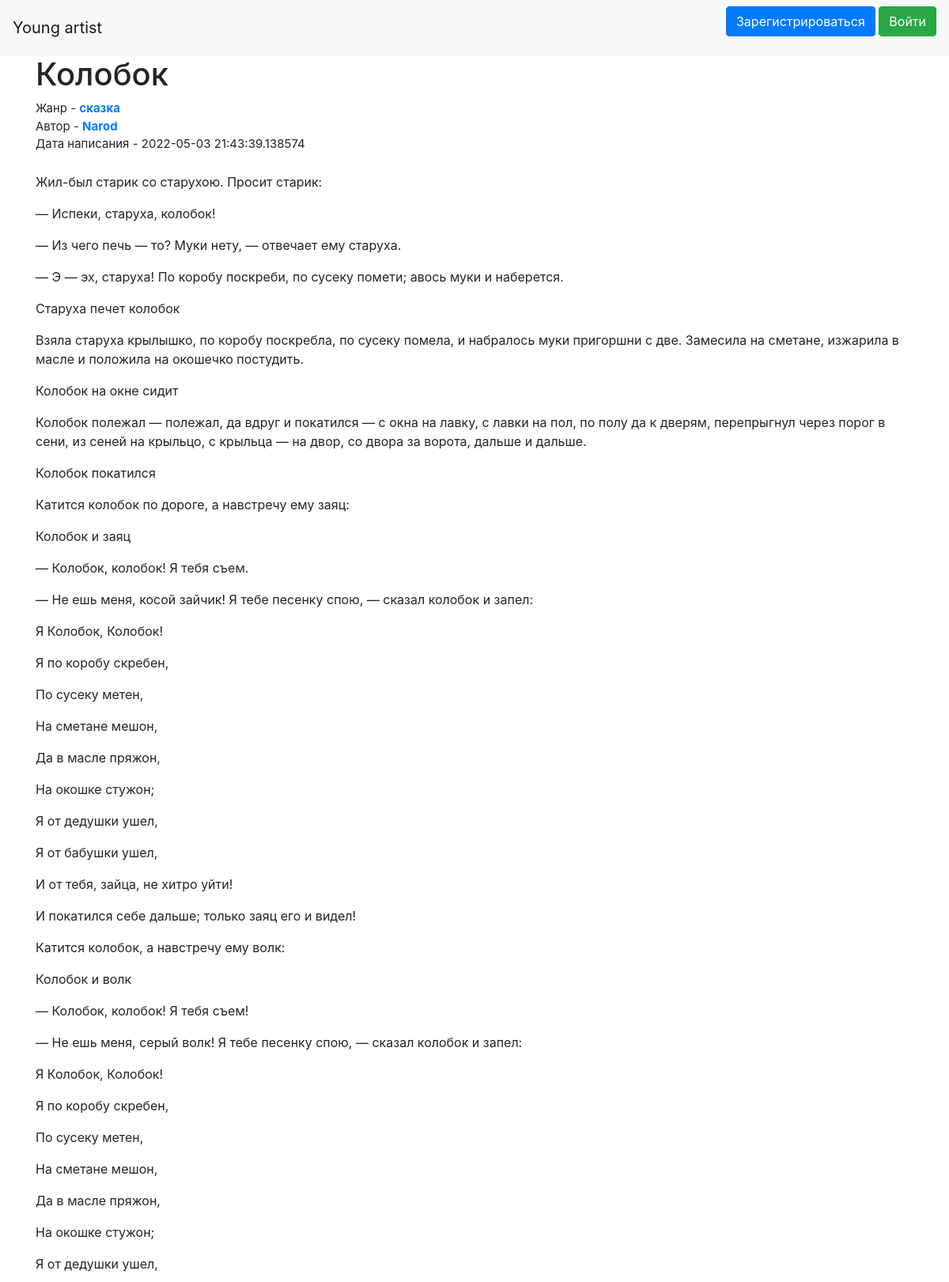
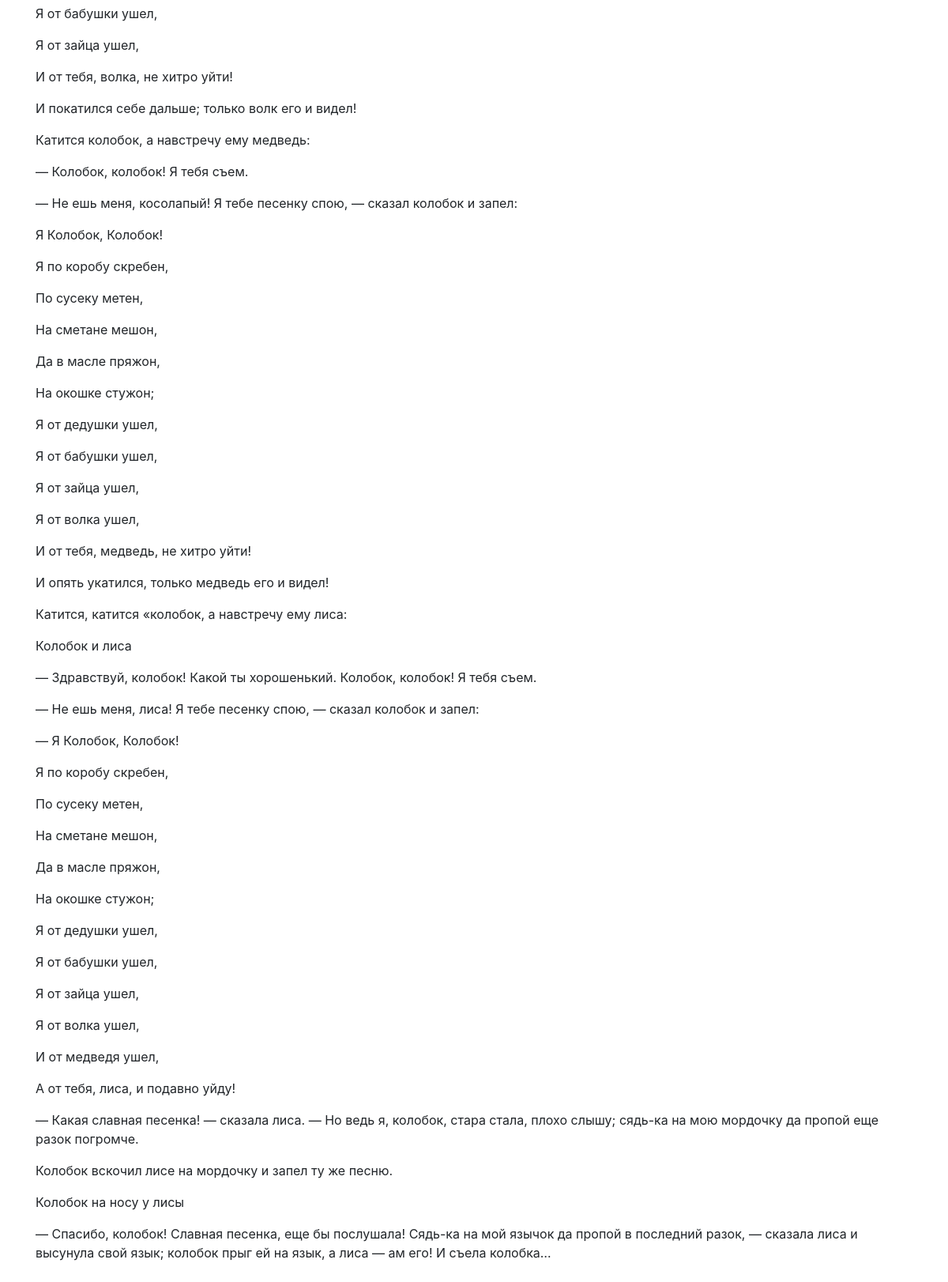
The app's page /texts/4 with its own data (2 pictures, top to bottom).
### data/works.py (models this page shows)
class Works(SqlAlchemyBase, SerializerMixin):
    __tablename__ = 'works'
    datetime_format = '%d %B %Y'
    id = sqlalchemy.Column(sqlalchemy.Integer,
                           primary_key=True, autoincrement=True)
    title = sqlalchemy.Column(sqlalchemy.String, nullable=True)
    genre_id = sqlalchemy.Column(sqlalchemy.Integer,
                                sqlalchemy.ForeignKey("genres.id"))
    description = sqlalchemy.Column(sqlalchemy.String, nullable=True)
    content = sqlalchemy.Column(sqlalchemy.String, nullable=True)
    created_date = sqlalchemy.Column(sqlalchemy.DateTime,
                                     default=datetime.datetime.now())
    is_private = sqlalchemy.Column(sqlalchemy.Boolean, default=True)
    user_id = sqlalchemy.Column(sqlalchemy.Integer,
                                sqlalchemy.ForeignKey("users.id"))
    user = orm.relation('User')
    genre = orm.relation('Genre')

### data/genre.py (models this page shows)
class Genre(SqlAlchemyBase, SerializerMixin):
    __tablename__ = 'genres'
    id = sqlalchemy.Column(sqlalchemy.Integer, primary_key=True,
                           autoincrement=True)
    name = sqlalchemy.Column(sqlalchemy.String, nullable=True)
    news = orm.relation("Works", back_populates='genre')

### data/users.py (models this page shows, shortened)
class User(SqlAlchemyBase, UserMixin, SerializerMixin):
    __tablename__ = 'users'
    id = sqlalchemy.Column(sqlalchemy.Integer,
                           primary_key=True, autoincrement=True)
    name = sqlalchemy.Column(sqlalchemy.String, nullable=True)
    about = sqlalchemy.Column(sqlalchemy.String, nullable=True)
    email = sqlalchemy.Column(sqlalchemy.String,
                              index=True, unique=True, nullable=True)
    hashed_password = sqlalchemy.Column(sqlalchemy.String, nullable=True)
    created_date = sqlalchemy.Column(sqlalchemy.DateTime,
                                     default=datetime.datetime.now)
    news = orm.relation("Works", back_populates='user')

### main.py (the view)
@app.route('/texts/<int:work_id>')
def get_work(work_id):
    print(request.referrer)
    db_sess = db_session.create_session()
    work = db_sess.query(Works).get(work_id)
    work.content = work.content.split('\r\n')
    return render_template('text.html', work=work)

### data/db_session.py (called while the page is built)
def create_session() -> Session:
    global __factory
    return __factory()

### templates/text.html
{% extends "base.html" %}
{% block content %}
<h1>{{ work.title }}</h1>
<div style="font-size: 15px;">
    Жанр - <a href="/filtered_by_genre/{{ work.genre_id }}"><b>{{work.genre.name}}</b></a><br>
    Автор - <a href="/profile/{{ work.user_id }}"><b>{{work.user.name}}</b><a><br>
    Дата написания - {{work.created_date}}<br>
</div>
<br>
{% for paragraph in work.content %}
    <p style="word-wrap: break-word;">
        {{ paragraph }}
    </p>
{% endfor %}
{% endblock %}

### records on screen
Works: title "Колобок", created_date "2022-05-03 21:43:39.138574"
Genre: genre.name "сказка"
User: user.name "Narod"

### other values on screen
{{ paragraph }} "Жил-был старик со старухою. Просит старик:" "— Испеки, старуха, колобок!" "— Из чего печь — то? Муки нету, — отвечает ему старуха." "— Э — эх, старуха! По коробу поскреби, по сусеку помети; авось муки и наберется." "Старуха печет колобок" "Взяла старуха крылышко, по коробу поскребла, по сусеку помела, и набралось муки пригоршни с две. Замесила на сметане, изжарила в масле и положила на окошечко постудить." "Колобок на окне сидит" "Колобок покатился" "Катится колобок по дороге, а навстречу ему заяц:" "Колобок и заяц" "— Колобок, колобок! Я тебя съем." "— Не ешь меня, косой зайчик! Я тебе песенку спою, — сказал колобок и запел:" "Я Колобок, Колобок!" "Я по коробу скребен," "По сусеку метен," "На сметане мешон," "Да в масле пряжон," "На окошке стужон;" "Я от дедушки ушел," "Я от бабушки ушел," "И от тебя, зайца, не хитро уйти!" "И покатился себе дальше; только заяц его и видел!" "Катится колобок, а навстречу ему волк:" "Колобок и волк" "— Колобок, колобок! Я тебя съем!" "— Не ешь меня, серый волк! Я тебе песенку спою, — сказал колобок и запел:" "Я Колобок, Колобок!" "Я по коробу скребен," "По сусеку метен," "На сметане мешон," "Да в масле пряжон," "На окошке стужон;" "Я от дедушки ушел," "Я от бабушки ушел," "Я от зайца ушел," "И от тебя, волка, не хитро уйти!" "И покатился себе дальше; только волк его и видел!" "Катится колобок, а навстречу ему медведь:" "— Колобок, колобок! Я тебя съем." "— Не ешь меня, косолапый! Я тебе песенку спою, — сказал колобок и запел:" "Я Колобок, Колобок!" "Я по коробу скребен," "По сусеку метен," "На сметане мешон," "Да в масле пряжон," "На окошке стужон;" "Я от дедушки ушел," "Я от бабушки ушел," "Я от зайца ушел," "Я от волка ушел," "И от тебя, медведь, не хитро уйти!" "И опять укатился, только медведь его и видел!" "Катится, катится «колобок, а навстречу ему лиса:" "Колобок и лиса" "— Здравствуй, колобок! Какой ты хорошенький. Колобок, колобок! Я тебя съем." "— Не ешь меня, лиса! Я тебе песенку спою, — сказал колобок и запел:" "— Я Колобок, Колобок!" "Я по коробу скребен," "По сусеку метен," "На сметане мешон," "Да в масле пряжон," "На окошке стужон;" "Я от дедушки ушел," "Я от бабушки ушел," "Я от зайца ушел," "Я от волка ушел," "И от медведя ушел," "А от тебя, лиса, и подавно уйду!" "— Какая славная песенка! — сказала лиса. — Но ведь я, колобок, стара стала, плохо слышу; сядь-ка на мою мордочку да пропой еще разок погромче." "Колобок вскочил лисе на мордочку и запел ту же песню." "Колобок на носу у лисы"
